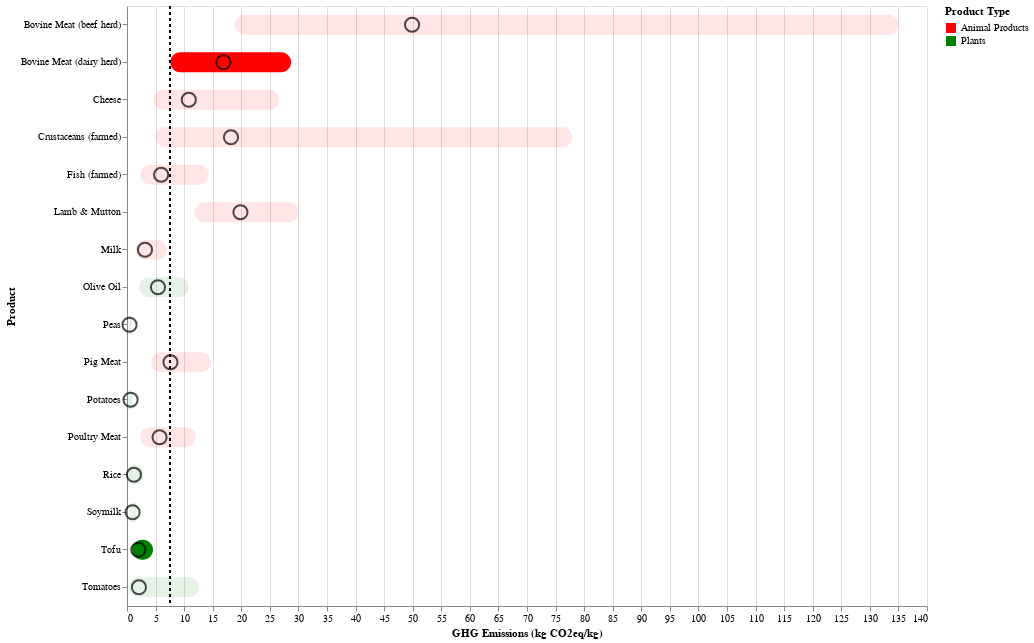

The notebook cell this image was saved under:
### Code cell
# New opaticity range for the comparison, using Column Compare
df_nu['Compare'] = df_nu['Compare'].astype('category')

COMPARE = df_nu['Compare'].cat.categories.to_list()

product_opacity = alt.Scale(
    domain=COMPARE,
    range=[0.1, 1]
)

bar_nu2 = alt.Chart(df_nu).mark_bar(cornerRadius=10, height=20).encode(
    x=alt.X('5th pctl:Q').scale(domain=[0, 140]).title('GHG Emissions (kg CO2eq/kg)'),
    x2='95th pctl:Q',
    y=alt.Y('Product:N', title='Product'),
    color=alt.Color('Product Type:N', scale=product_colors),
    opacity=alt.Opacity('Compare:N', scale=product_opacity, legend=None)  
).properties(
    width=800,
    height=600
)

bar_nu2 + mean_points + vline

### Figure 1 — Vega-Lite specification as saved in the notebook (floating-point values rounded to 4 significant figures)
{"config": {"view": {"continuousWidth": 300, "continuousHeight": 300}}, "layer": [{"mark": {"type": "bar", "cornerRadius": 10, "height": 20}, "encoding": {"color": {"field": "Product Type", "scale": {"domain": ["Animal Products", "Plants"], "range": ["red", "green"]}, "type": "nominal"}, "opacity": {"field": "Compare", "legend": null, "scale": {"domain": ["No", "Yes"], "range": [0.1, 1]}, "type": "nominal"}, "x": {"field": "5th pctl", "scale": {"domain": [0, 140]}, "title": "GHG Emissions (kg CO2eq/kg)", "type": "quantitative"}, "x2": {"field": "95th pctl"}, "y": {"field": "Product", "title": "Product", "type": "nominal"}}}, {"mark": {"type": "point", "color": "black", "filled": false, "size": 200}, "encoding": {"x": {"field": "Mean", "type": "quantitative"}, "y": {"field": "Product", "type": "nominal"}}}, {"mark": {"type": "rule", "color": "black", "strokeDash": [3, 3]}, "encoding": {"x": {"field": "a", "type": "quantitative"}}, "transform": [{"calculate": "7.563323201621074", "as": "a"}]}], "data": {"name": "data-e6eb965d438941a07ea44748bf0ef740"}, "height": 600, "width": 800, "$schema": "https://vega.github.io/schema/vega-lite/v5.16.3.json", "datasets": {"data-e6eb965d438941a07ea44748bf0ef740": [{"Product": "Rice", "5th pctl": 0.312, "10th pctl": 0.3961, "Mean": 1.207, "Median": 1.012, "90th pctl": 2.379, "95th pctl": 2.784, "Product Type": "Plants", "Compare": "No"}, {"Product": "Potatoes", "5th pctl": 0.123, "10th pctl": 0.2186, "Mean": 0.6284, "Median": 0.6421, "90th pctl": 0.8607, "95th pctl": 0.9563, "Product Type": "Plants", "Compare": "No"}, {"Product": "Peas", "5th pctl": 0.2295, "10th pctl": 0.252, "Mean": 0.441, "Median": 0.36, "90th pctl": 0.7516, "95th pctl": 0.8416, "Product Type": "Plants", "Compare": "No"}, {"Product": "Soymilk", "5th pctl": 0.51, "10th pctl": 0.58, "Mean": 0.98, "Median": 0.91, "90th pctl": 1.47, "95th pctl": 1.74, "Product Type": "Plants", "Compare": "No"}, {"Product": "Tofu", "5th pctl": 0.8812, "10th pctl": 1.0, "Mean": 1.975, "Median": 1.613, "90th pctl": 3.469, "95th pctl": 4.544, "Product Type": "Plants", "Compare": "Yes"}, {"Product": "Olive Oil", "5th pctl": 2.13, "10th pctl": 2.86, "Mean": 5.42, "Median": 5.09, "90th pctl": 7.63, "95th pctl": 10.79, "Product Type": "Plants", "Compare": "No"}, {"Product": "Tomatoes", "5th pctl": 0.37, "10th pctl": 0.39, "Mean": 2.09, "Median": 0.65, "90th pctl": 5.95, "95th pctl": 12.62, "Product Type": "Plants", "Compare": "No"}, {"Product": "Bovine Meat (beef herd)", "5th pctl": 18.84, "10th pctl": 20.25, "Mean": 49.89, "Median": 30.27, "90th pctl": 105.2, "95th pctl": 135.0, "Product Type": "Animal Products", "Compare": "No"}, {"Product": "Bovine Meat (dairy herd)", "5th pctl": 7.563, "10th pctl": 9.088, "Mean": 16.87, "Median": 17.29, "90th pctl": 25.79, "95th pctl": 28.71, "Product Type": "Animal Products", "Compare": "Yes"}, {"Product": "Lamb & Mutton", "5th pctl": 11.84, "10th pctl": 12.25, "Mean": 19.85, "Median": 20.29, "90th pctl": 27.21, "95th pctl": 30.06, "Product Type": "Animal Products", "Compare": "No"}, {"Product": "Pig Meat", "5th pctl": 4.271, "10th pctl": 4.58, "Mean": 7.608, "Median": 6.533, "90th pctl": 13.76, "95th pctl": 14.7, "Product Type": "Animal Products", "Compare": "No"}, {"Product": "Poultry Meat", "5th pctl": 2.281, "10th pctl": 2.413, "Mean": 5.699, "Median": 4.342, "90th pctl": 11.62, "95th pctl": 12.02, "Product Type": "Animal Products", "Compare": "No"}, {"Product": "Milk", "5th pctl": 1.51, "10th pctl": 1.7, "Mean": 3.15, "Median": 2.65, "90th pctl": 4.83, "95th pctl": 7.0, "Product Type": "Animal Products", "Compare": "No"}, {"Product": "Cheese", "5th pctl": 4.624, "10th pctl": 4.946, "Mean": 10.82, "Median": 8.442, "90th pctl": 17.81, "95th pctl": 26.63, "Product Type": "Animal Products", "Compare": "No"}, {"Product": "Fish (farmed)", "5th pctl": 2.372, "10th pctl": 2.478, "Mean": 5.977, "Median": 3.46, "90th pctl": 11.62, "95th pctl": 14.31, "Product Type": "Animal Products", "Compare": "No"}, {"Product": "Crustaceans (farmed)", "5th pctl": 5.017, "10th pctl": 5.443, "Mean": 18.19, "Median": 9.959, "90th pctl": 35.29, "95th pctl": 77.92, "Product Type": "Animal Products", "Compare": "No"}]}}
